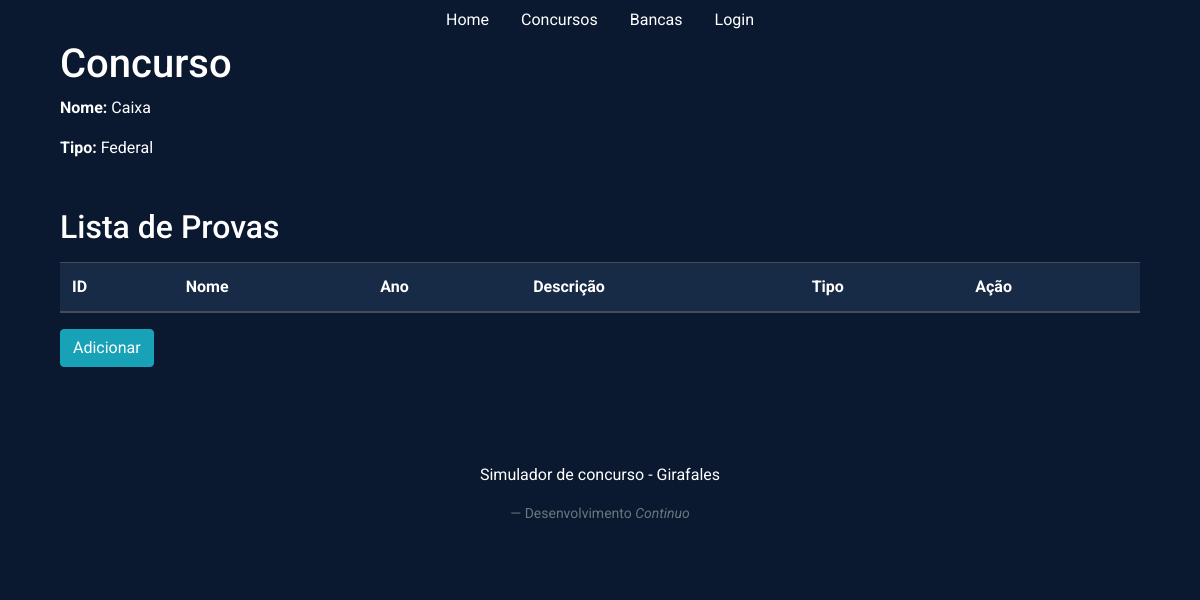
Before: /concursos/contest_view/2 with the older database file.
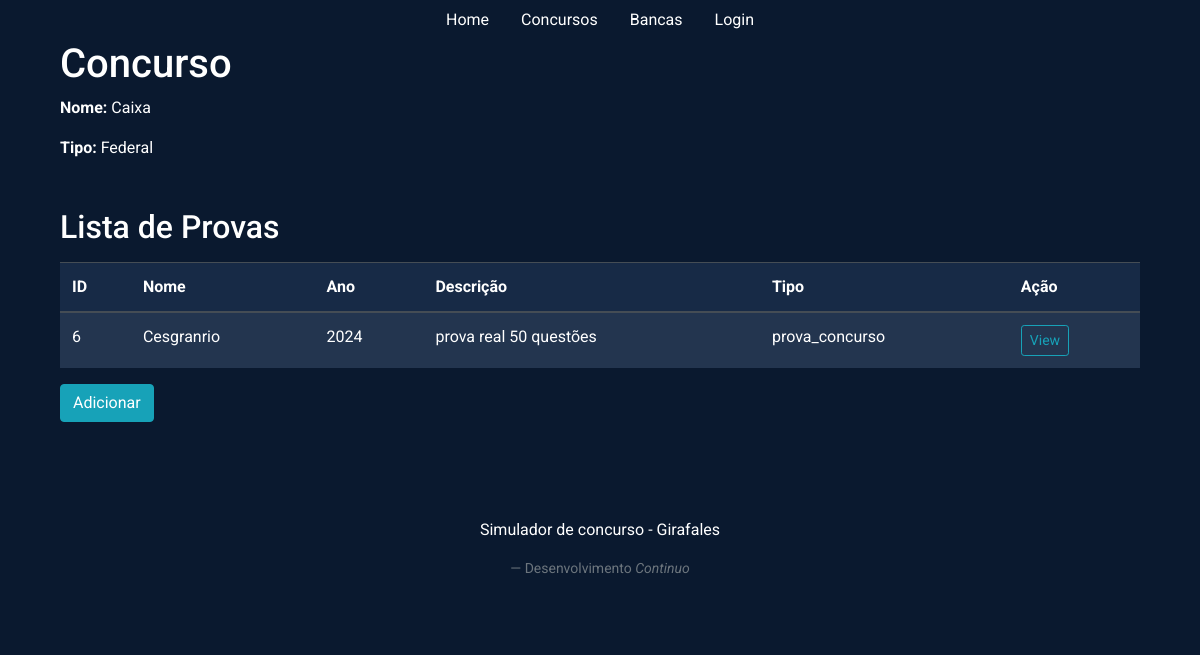
After: the same page with the newer database file.
### model.py (models this page shows)
class Contest(SQLModel, table=True):
	id: Optional[int] = Field(default=None, primary_key=True)
	name: str
	types: Optional[str]
	exams:List['Exam']=Relationship()

class Exam(SQLModel, table=True):
	id: Optional[int] = Field(default=None, primary_key=True)
	name: str
	year: str
	description: str
	types:str #para indicar se é a prova do concurso ou uma prova montada
	contest_id: int = Field(foreign_key='contest.id')

### contest.py (the view)
@contest.route('/contest_view/<id>', methods=['GET'])
def view_contest(id):
	contest = model.get_id_contest(id)
	exams = model.get_exam_contest(contest.id)
	return render_template('contest/view_contest.html', contest=contest , exams=exams)

### model.py (called while the page is built)
def get_id_contest(id:int):
	with Session(engine) as session:
		data = session.get(Contest , id)
		return data

def get_exam_contest(contest_id):
	with Session(engine) as session:
		contest = session.get(Contest, contest_id)
		exams = contest.exams
		return exams

### templates/contest/view_contest.html
{% extends "base.html" %}
{% block styles %}
    {{ bootstrap.load_css() }}
    <link rel="stylesheet"
                  href="{{url_for('static', filename='index.css')}}">
{% endblock %}
{% block content %}
<div class="container">
    <div class="container">
        <h1>Concurso</h1>
        <p><strong>Nome:</strong> {{ contest.name }}</p>
        <p><strong>Tipo:</strong> {{ contest.types }}</p>
    </div>
    <div class="container mt-5">
    <h2>Lista de Provas</h2>
    <table class="table table-dark table-striped mt-3">
        <thead>
            <tr>
                <th>ID</th>
                <th>Nome</th>
                <th>Ano</th>
                <th>Descrição</th>
                <th>Tipo</th>
                <th>Ação</th>
            </tr>
        </thead>
        <tbody>
            {% for Exam in exams %}
            <tr>
                <td>{{ Exam.id }}</td>
                <td>{{ Exam.name }}</td>
                <td>{{ Exam.year }}</td>
                <td>{{ Exam.description }}</td>
                <td>{{ Exam.types }}</td>
                <td>
                <a href="{{ url_for('contest.view_exam', id=Exam.id) }}" class="btn btn-sm btn-outline-info">View</a>
                    </td>
            </tr>
            {% endfor %}
        </tbody>
    </table>
        <a href="{{ url_for('contest.create_exam', id=contest.id) }}" class="btn btn-info">Adicionar</a>
</div>
</div>
{% endblock %}

### templates/base.html (shortened to what this page needs)
<!DOCTYPE html>
<html lang="pt-br">
<head>
  <head>
        {% block head %}
                {% block styles %}{% endblock %}
        {% endblock %}
    </head>
<body>
 <ul class="nav justify-content-center">
  <li class="nav-item">
    <a class="nav-link active" aria-current="page" href="{{url_for('admin.index')}}">Home</a>
  </li>
  <li class="nav-item">
    <a class="nav-link" href="{{url_for('contest.index')}}">Concursos</a>
  </li>
  <li class="nav-item">
    <a class="nav-link" href="{{url_for('contest.index')}}">Bancas</a>
  </li>
  <li class="nav-item">
    <a class="nav-link" href="{{url_for('admin.login')}}">Login</a>
  </li>
</ul>
  <div class="content">
  {% block content %}
  {% endblock %}
  </div>
  <footer class="footer bd-footer py-4 py-md-5 mt-5 bg-body-tertiary">
    <p>Simulador de concurso - Girafales</p>
      <footer class="blockquote-footer">Desenvolvimento <cite title="Source Title">Continuo</cite></footer>
  </footer>
</body>
</html>

### templates/base.html (style rules this page uses)
body { font-family: 'Roboto', sans-serif; background-color: #0a192f; color: #ffffff !important; }
.table { font-family: 'Roboto', sans-serif; background-color: #172a46; color: #ffffff !important; }
.nav-link { color: #ffffff !important; }
.footer { bottom: 0; width: 100%; background-color: #0a192f; padding: 10px 0; text-align: center; }

Changed rows visible on the page:
added Exam: id "6", name "Cesgranrio", year "2024", description "prova real 50 questões", types "prova_concurso"
